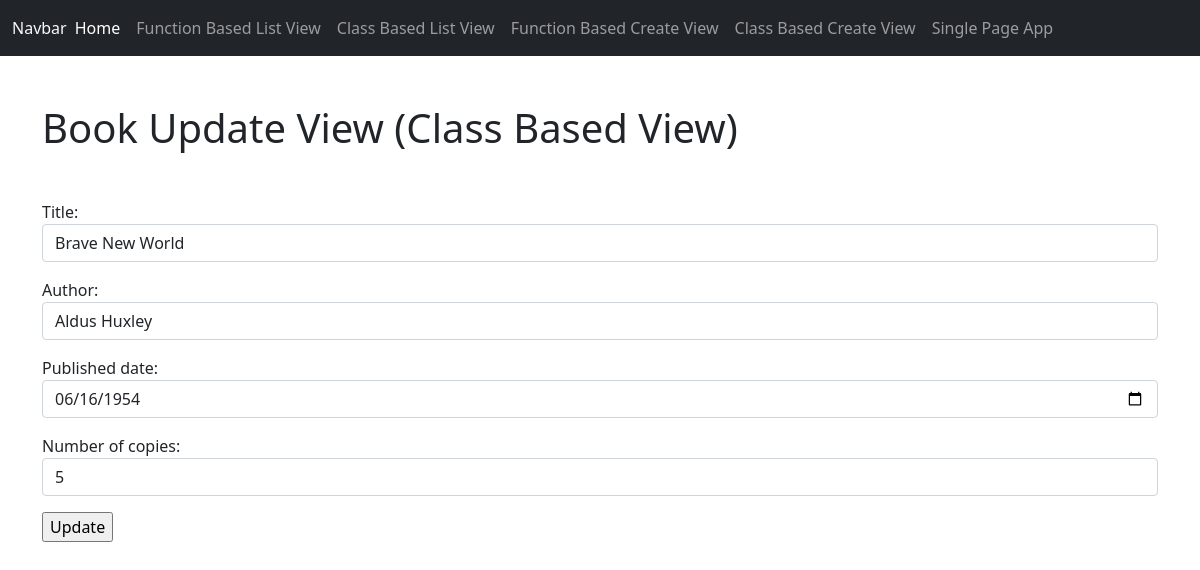
Page /firstapp/BookUpdateView/13 on the committed database.
### firstapp/models.py (models this page shows, shortened)
class Book(models.Model):
	title = models.CharField(max_length=200, null=True, blank=True)
	author = models.CharField(max_length=200, null=True, blank=True)
	published_date = models.DateField()
	number_of_copies = models.IntegerField()

### firstapp/views.py (the view)
# urls.py: path('BookUpdateView/<int:pk>', views.BookUpdateView.as_view(), name='BookUpdateView'),
class BookUpdateView(UpdateView):
	model = Book
	form_class = BookForm
	def get_context_data(self, **kwargs):
		context = super().get_context_data(**kwargs)
		context['page_type'] = 'Update'
		return context

### firstapp/forms.py
class BookForm(forms.ModelForm):
	class Meta:
		model = Book
		fields = ['title', 'author', 'published_date', 'number_of_copies']
		widgets = {
			'title' : forms.TextInput(attrs={'class':'form-control', 'placeholder':'Enter the Title of the Book'}),
			'author' : forms.TextInput(attrs={'class':'form-control', 'placeholder':'Enter the Author of the Book'}),
			'published_date' : forms.DateInput(attrs={'class':'form-control', 'placeholder':'Enter the Date the Book was Written', 'type':'date'}),
			'number_of_copies': forms.NumberInput(attrs={'class':'form-control', 'placeholder':'Enter the Number of Copies of the Book'}),
		}

### firstapp/templates/firstapp/book_form.html (shortened to what this page needs)
{% extends 'base.html' %}
{% block content %}
<div class="my-5">
	<h1>Book
		{% if page_type %}
			{{page_type}}
		{% else %}
			Create
		{% endif %}
	View (Class Based View)</h1>
</div>
<form method='POST'>
	{{form.as_p}}
	<input type="submit" value="{% if page_type %}{{page_type}}{% else %}Create{% endif %}">
</form>
{% endblock %}

### rows in the picture
Book: title "Brave New World", author "Aldus Huxley", published_date "06/16/1954", number_of_copies "5"

### other values in the picture
{{ page_type }} "Update"
